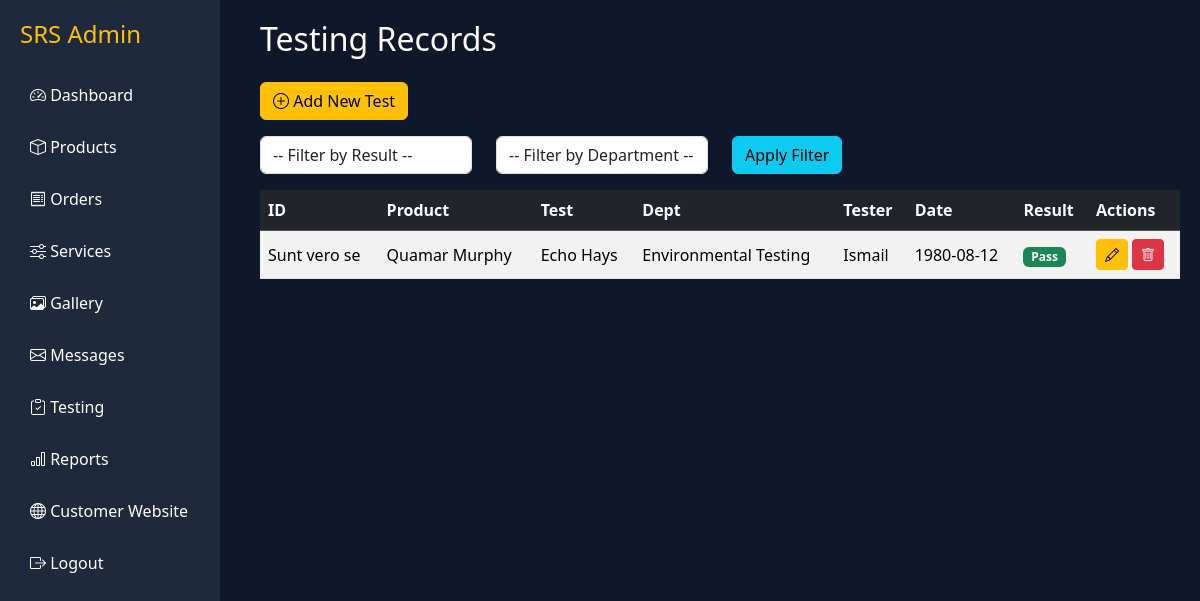
The app's page /admin-portal/tests.php (signed in) with its own data.
### tables this page shows
CREATE TABLE `tests` (
  `TestID` char(12) NOT NULL,
  `ProductID` char(10) NOT NULL,
  `TestName` varchar(100) NOT NULL,
  `TestCode` char(3) NOT NULL,
  `TestRollNumber` char(3) NOT NULL,
  `TestDate` date NOT NULL,
  `TestingDepartmentID` int(11) NOT NULL,
  `TestResult` varchar(10) NOT NULL,
  `Remarks` text DEFAULT NULL,
  `TestedBy` int(11) NOT NULL
);

CREATE TABLE `products` (
  `ProductID` char(10) NOT NULL,
  `ProductName` varchar(100) NOT NULL,
  `Category` varchar(50) NOT NULL,
  `Revision` char(3) NOT NULL,
  `ManufacturingNumber` char(3) NOT NULL,
  `ManufactureDate` date NOT NULL,
  `Status` varchar(50) NOT NULL,
  `ImagePath` varchar(255) DEFAULT NULL,
  `Price` decimal(10,2) NOT NULL DEFAULT 0.00,
  `MainImage` varchar(255) DEFAULT NULL,
  `Datasheet` varchar(255) DEFAULT NULL
);

CREATE TABLE `testingdepartments` (
  `DepartmentID` int(11) NOT NULL,
  `DepartmentName` varchar(100) NOT NULL
);

CREATE TABLE `users` (
  `UserID` int(11) NOT NULL,
  `UserName` varchar(100) NOT NULL,
  `Role` varchar(50) NOT NULL,
  `Password` varchar(255) NOT NULL DEFAULT '12345'
);

### admin-portal/tests.php (the view, shortened to what this page needs)
<?php
include('includes/db.php');
$where = [];
$filter = $where ? "WHERE " . implode(" AND ", $where) : "";
$sql = "SELECT t.*, p.ProductName, d.DepartmentName, u.UserName
        FROM Tests t
        JOIN Products p ON t.ProductID=p.ProductID
        JOIN TestingDepartments d ON t.TestingDepartmentID=d.DepartmentID
        JOIN Users u ON t.TestedBy=u.UserID
        $filter
        ORDER BY t.TestDate DESC";
$result = $conn->query($sql);
?>
<!DOCTYPE html>
<html>
<head>
  <link href="https://cdn.jsdelivr.net/npm/bootstrap@5.3.2/dist/css/bootstrap.min.css" rel="stylesheet">
  <link href="https://cdn.jsdelivr.net/npm/bootstrap-icons/font/bootstrap-icons.css" rel="stylesheet">
</head>
<body>
<?php include('sidebar.php'); ?>
<div class="content">
  <h2 class="mb-4">Testing Records</h2>
  <a href="test_add.php" class="btn btn-warning mb-3"><i class="bi bi-plus-circle"></i> Add New Test</a>
  <form method="GET" class="mb-3 row">
    <div class="col-md-3">
      <select name="result" class="form-control">
        <option value="">-- Filter by Result --</option>
      </select>
    </div>
    <div class="col-md-3">
      <select name="dept" class="form-control">
        <option value="">-- Filter by Department --</option>
      </select>
    </div>
    <div class="col-md-2">
      <button class="btn btn-info">Apply Filter</button>
    </div>
  </form>
  <table class="table table-striped align-middle">
    <thead class="table-dark">
      <tr>
        <th>ID</th><th>Product</th><th>Test</th><th>Dept</th>
        <th>Tester</th><th>Date</th><th>Result</th><th>Actions</th>
      </tr>
    </thead>
    <tbody>
    <?php while ($row = $result->fetch_assoc()): ?>
      <tr>
        <td><?= $row['TestID'] ?></td>
        <td><?= htmlspecialchars($row['ProductName']) ?></td>
        <td><?= htmlspecialchars($row['TestName']) ?></td>
        <td><?= htmlspecialchars($row['DepartmentName']) ?></td>
        <td><?= htmlspecialchars($row['UserName']) ?></td>
        <td><?= $row['TestDate'] ?></td>
        <td>
          <span class="badge <?= $row['TestResult']=="Pass"?"bg-success":"bg-danger" ?>">
            <?= $row['TestResult'] ?>
          </span>
        </td>
        <td>
          <a href="test_edit.php?id=<?= $row['TestID'] ?>" class="btn btn-sm btn-warning"><i class="bi bi-pencil"></i></a>
          <a href="test_delete.php?id=<?= $row['TestID'] ?>" class="btn btn-sm btn-danger" onclick="return confirm('Delete this test?')"><i class="bi bi-trash"></i></a>
        </td>
      </tr>
    <?php endwhile; ?>
    </tbody>
  </table>
</div>
</body>
</html>

### admin-portal/tests.php (style rules this page uses)
body { background:#0f172a; color:white; }
.content { margin-left:240px; padding:20px; }
.table { color:white; }

### records on screen
tests: TestID "Sunt vero se", ProductID.ProductName "Quamar Murphy", TestName "Echo Hays", TestingDepartmentID.DepartmentName "Environmental Testing", TestedBy.UserName "Ismail", TestDate "1980-08-12", TestResult "Pass"
